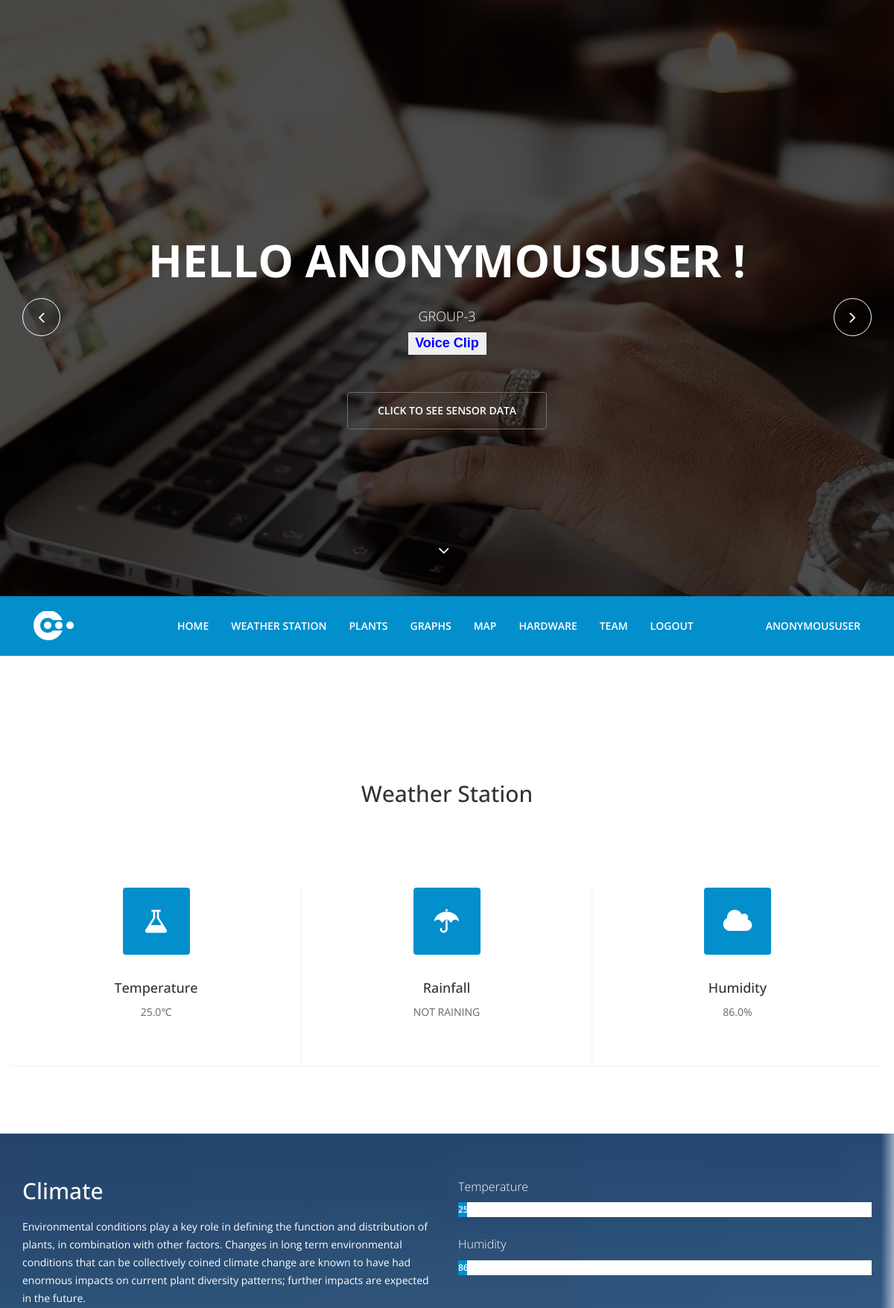
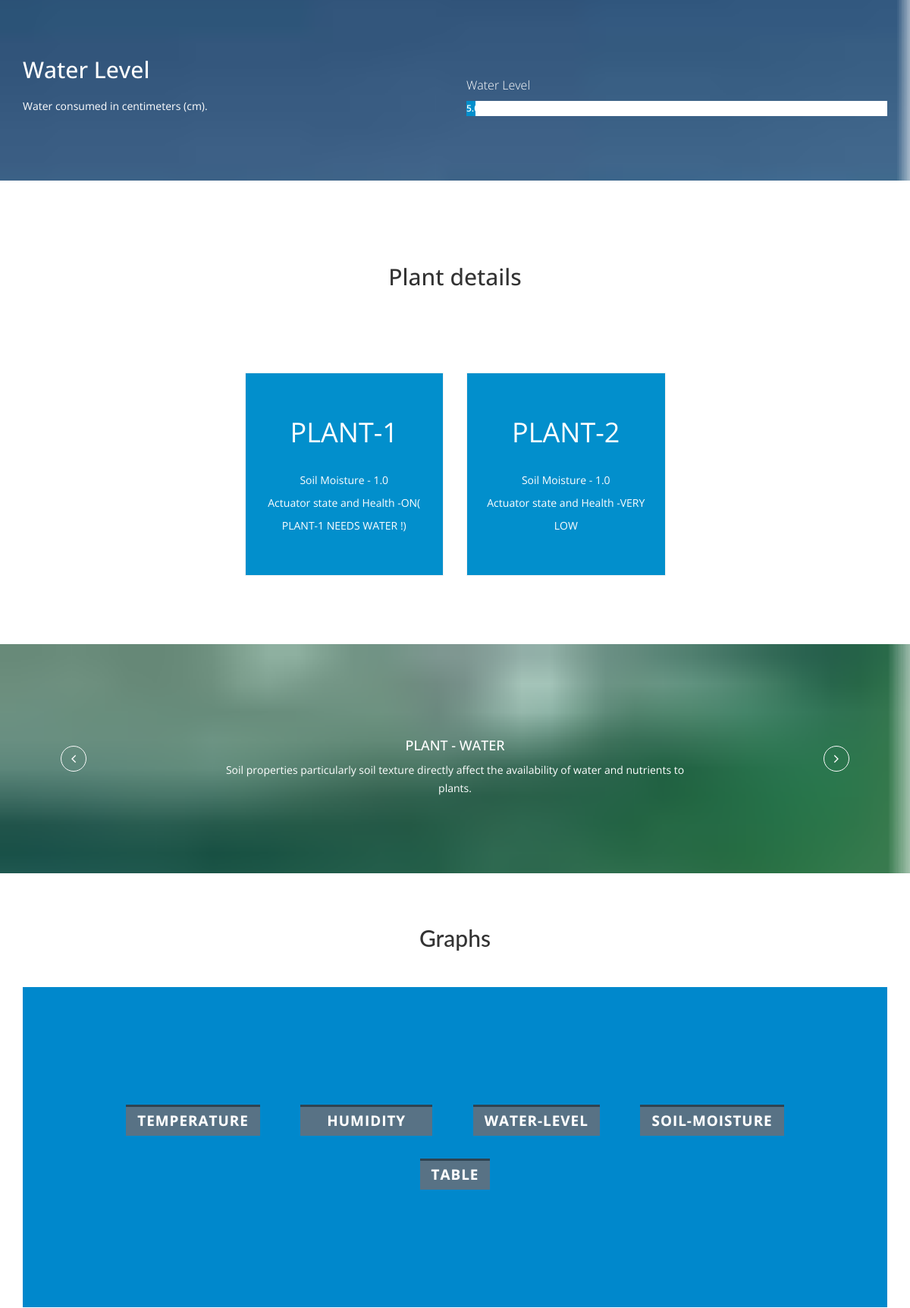
/sensors/display/ (upper part), run on the app's committed database (2 pictures, top to bottom).
### sensors/models.py (models this page shows)
class Sensors(models.Model):
	temperature = models.FloatField(default=0)
	humidity = models.FloatField(default=0)
	plant1_soilmoisture=models.FloatField(default=0)
	plant1_actuatorstate=models.CharField(max_length=50)
	plant2_soilmoisture=models.FloatField(default=0)
	plant2_actuatorstate=models.CharField(max_length=50)
	waterlevel=models.FloatField(default=0)
	rainfall=models.CharField(max_length=50)
	dateAndTime=models.CharField(max_length=255)

### sensors/views.py (the view)
def new_disp(request):
    all_sensors = Sensors.objects.get(pk=Sensors.objects.count())
    return render(request ,'sensors/template/index.html',{'all_sensors':all_sensors,'user':request.user})

### sensors/templates/sensors/template/index.html (shortened to what this page needs)
<!DOCTYPE html>
{% load staticfiles %}
<html lang="en">
<head>
  <link type="text/css" href="{% static 'sensors/css/bootstrap.min.css' %}" rel="stylesheet">
  <link type="text/css" href="{% static 'sensors/css/animate.min.css' %}" rel="stylesheet">
  <link type="text/css" href="{% static 'sensors/css/font-awesome.min.css' %}" rel="stylesheet">
  <link type="text/css" href="{% static 'sensors/css/lightbox.css' %}" rel="stylesheet">
  <link type="text/css" href="{% static 'sensors/css/main.css' %}" rel="stylesheet">
  <link type="text/css" id="css-preset" href="{% static 'sensors/css/presets/preset1.css' %}" rel="stylesheet">
  <link type="text/css" href="{% static 'sensors/css/responsive.css' %}" rel="stylesheet">
</head>
<body>
  <header id="home">
    <div id="home-slider" class="carousel slide carousel-fade" data-ride="carousel">
      <div class="carousel-inner">
        <div class="item active" style="background-image: url({% static 'sensors/images/slider/1.jpg' %})">
          <div class="caption">
	    <h1 class="animated fadeInLeftBig">Hello {{ user }} !</h1>
		<p class="animated fadeInRightBig">GROUP-3</p>
            <p class="animated fadeInRightBig" ><input class="button" id="myButton" onclick='responsiveVoice.speak("Hello {{user}} Welcome to Plant Management   here is your curent plant status   temperaturer is {{all_sensors.temperature}} degrees       humidity is {{all_sensors.humidity}} percentage            water level is {{all_sensors.waterlevel}} centimeter rainfall nil            ");' type='button' value='Voice Clip' /></p>
            <a data-scroll class="btn btn-start animated fadeInUpBig" href="#services">Click to see sensor data</a>
          </div>
        </div>
      </div>
      <a class="left-control" href="#home-slider" data-slide="prev"><i class="fa fa-angle-left"></i></a>
      <a class="right-control" href="#home-slider" data-slide="next"><i class="fa fa-angle-right"></i></a>
      <a id="tohash" href="#services"><i class="fa fa-angle-down"></i></a>
    </div>
    <div class="main-nav">
      <div class="container">
        <div class="navbar-header">
	<a class="navbar-brand" href="index.html">
            <h1><img class="img-responsive" src="{% static 'sensors/images/logo1.png' %}" alt="logo"></h1>
          </a>
        </div>
        <div class="collapse navbar-collapse">
          <ul class="nav navbar-nav navbar-right">
            <li class="scroll"><a href="#home">Home</a></li>
            <li class="scroll"><a href="#services">Weather Station</a></li>
            <li class="scroll"><a href="#pricing">Plants</a></li>
	    <li class="scroll"><a href="#blog">Graphs</a></li>
            <li class="scroll"><a href="#contact">Map</a></li>
            <li class="scroll"><a href="#portfolio">Hardware</a></li>
            <li class="scroll"><a href="#team">Team</a></li>
	    <li class="scroll"><a href="/sensors/home/">Logout</a></li>
	    <li class="scroll" align="right" id="user"><a href="#user">&emsp;&nbsp;&emsp; &emsp;&nbsp;&emsp;{{user}}</a></li>
          </ul>
        </div>
      </div>
    </div>
  </header>
  <br>
  <br>
  <section >
    <div class="container">
      <div class="heading wow fadeInUp" data-wow-duration="1000ms" data-wow-delay="300ms">
        <div class="row">
          <div class="text-center col-sm-8 col-sm-offset-2">
            <h2 >Weather Station</h2>
          </div>
        </div>
      </div>
      <div class="text-center our-services">
        <div class="row">
          <div class="col-sm-4 wow fadeInDown" data-wow-duration="1000ms" data-wow-delay="300ms">
            <div class="service-icon">
              <i class="fa fa-flask"></i>
            </div>
            <div class="service-info">
              <h3>Temperature</h3>
              <p>{{all_sensors.temperature}}&#8451;</p>
            </div>
          </div>
          <div class="col-sm-4 wow fadeInDown" data-wow-duration="1000ms" data-wow-delay="450ms">
            <div class="service-icon">
              <i class="fa fa-umbrella"></i>
            </div>
            <div class="service-info">
              <h3>Rainfall</h3>
              <p>{{all_sensors.rainfall}}</p>
            </div>
          </div>
          <div class="col-sm-4 wow fadeInDown" data-wow-duration="1000ms" data-wow-delay="550ms">
            <div class="service-icon">
              <i class="fa fa-cloud"></i>
            </div>
            <div class="service-info">
              <h3>Humidity</h3>
              <p>{{all_sensors.humidity}}%</p>
            </div>
          </div>
      </div>
    </div>
  </section>
  <section id="about-us" class="parallax">
    <div class="container">
      <div class="row">
        <div class="col-sm-6">
          <div class="about-info wow fadeInUp" data-wow-duration="1000ms" data-wow-delay="300ms">
            <h2>Climate</h2>
            <p>Environmental conditions play a key role in defining the function and distribution of plants, in combination with other factors. Changes in long term environmental conditions that can be collectively coined climate change are known to have had enormous impacts on current plant diversity patterns; further impacts are expected in the future.</p>
          </div>
          <div class="about-info wow fadeInUp" data-wow-duration="1000ms" data-wow-delay="300ms">
            <h2><br><br>Water Level</h2>
            <p>Water consumed in centimeters (cm).</p>
          </div>
        </div>
        <div class="col-sm-6">
          <div class="our-skills wow fadeInDown" data-wow-duration="1000ms" data-wow-delay="300ms">
            <div class="single-skill wow fadeInDown" data-wow-duration="1000ms" data-wow-delay="400ms">
              <p class="lead">Temperature</p>
              <div class="progress">
                <div class="progress-bar progress-bar-primary six-sec-ease-in-out" role="progressbar"  aria-valuetransitiongoal="{{all_sensors.temperature}}">{{all_sensors.temperature}}&#8451;</div>
              </div>
            </div>
            <div class="single-skill wow fadeInDown" data-wow-duration="1000ms" data-wow-delay="300ms">
              <p class="lead">Humidity</p>
              <div class="progress">
                <div class="progress-bar progress-bar-primary six-sec-ease-in-out" role="progressbar"  aria-valuetransitiongoal="{{all_sensors.humidity}}">{{all_sensors.humidity}}%</div>
              </div>
            </div>
            <div> <br> <br><br><br><br> </div>
            <div class="single-skill wow fadeInDown" data-wow-duration="1000ms" data-wow-delay="500ms">
              <p class="lead">Water Level</p>
              <div class="progress">
                <div class="progress-bar progress-bar-primary six-sec-ease-in-out" role="progressbar"  aria-valuetransitiongoal="{{all_sensors.waterlevel}}">{{all_sensors.waterlevel}}cm</div>
              </div>
            </div>
          </div>
        </div>
      </div>
    </div>
  </section>
  <section id="pricing">
    <div class="container">
      <div class="row">
        <div class="heading text-center col-sm-8 col-sm-offset-2 wow fadeInUp" data-wow-duration="1200ms" data-wow-delay="300ms">
          <h2>Plant details</h2>
        </div>
      </div>
      <div class="pricing-table">
        <div class="row">
          <div class="col-sm-3">
          </div>
          <div class="col-sm-3">
            <div class="single-table featured wow flipInY" data-wow-duration="1000ms" data-wow-delay="800ms">
              <div class="price">
                PLANT-1
              </div>
              <ul>
                <li>Soil Moisture - {{all_sensors.plant1_soilmoisture}}</li>
                <li>Actuator state and Health -{{all_sensors.plant1_actuatorstate}}</li>
              </ul>
            </div>
          </div>
          <div class="col-sm-3">
            <div class="single-table featured wow flipInY" data-wow-duration="1000ms" data-wow-delay="800ms">
              <div class="price">
                PLANT-2
              </div>
              <ul>
                <li>Soil Moisture - {{all_sensors.plant2_soilmoisture}}</li>
                <li>Actuator state and Health -{{all_sensors.plant2_actuatorstate}}</li>
              </ul>
            </div>
          </div>
        </div>
      </div>
    </div>
  </section>
  <section id="twitter" class="parallax">
    <div>
      <a class="twitter-left-control" href="#twitter-carousel" role="button" data-slide="prev"><i class="fa fa-angle-left"></i></a>
      <a class="twitter-right-control" href="#twitter-carousel" role="button" data-slide="next"><i class="fa fa-angle-right"></i></a>
      <div class="container">
        <div class="row">
          <div class="col-sm-8 col-sm-offset-2">
            <div class="text-center">
              <h4>PLANT - WATER</h4>
            </div>
            <div id="twitter-carousel" class="carousel slide" data-ride="carousel">
              <div class="carousel-inner">
                <div class="item active wow fadeIn" data-wow-duration="1000ms" data-wow-delay="300ms">
                  <p>Soil properties particularly soil texture directly affect the availability of water and nutrients to plants.</p>
                </div>
              </div>
            </div>
          </div>
        </div>
      </div>
    </div>
  </section>
<div class="container">
			<div class="codrops-top clearfix">
				<a class="codrops-icon codrops-icon-prev" href="http://tympanus.net/Development/3DEffectMobileShowcase/"></a>
				<span class="right"><a class="codrops-icon codrops-icon-drop" href="http://tympanus.net/codrops/?p=16182"></a></span>
			</div>
			<header id="blog">
				<center><h2>Graphs</h2></center>
			</header>
			<section class="color-1">
				<nav class="cl-effect-20">
					<a href="/sensors/display/temperature/" target="_blank"><span data-hover="Show graph"><b>Temperature</b></span></a>
					<a href="/sensors/display/humidity/" target="_blank"><span data-hover="Show graph"><b>&emsp;Humidity&emsp; </b></span></a>
					<a href="/sensors/display/waterlevel/" target="_blank"><span data-hover="Show graph"><b>Water-level</b></span></a>
					<a href="/sensors/display/soilmoisture/" target="_blank"><span data-hover="Show graph"><b>Soil-moisture</b></span></a>
					<a href="/sensors/display/table/" target="_blank"><span data-hover="Show"><b>Table</b></span></a>
				</nav>
			</section>
		</div>
</body>
</html>

### sensors/templates/sensors/template/index.html (style rules this page uses)
article,aside,details,figcaption,figure,footer,header,hgroup,main,nav,section,summary { display:block; }
html { font-family:sans-serif;-ms-text-size-adjust:100%;-webkit-text-size-adjust:100%; }
body { margin:0; }
h1 { font-size:2em;margin:0.67em 0; }
b,strong { font-weight:bold; }
img { border:0; }
button,input,select,textarea { font-family:inherit;font-size:100%;margin:0; }
button,input { line-height:normal; }
button,html input[type="button"],input[type="reset"],input[type="submit"] { -webkit-appearance:button;cursor:pointer; }
*, *:after, *::before { -webkit-box-sizing: border-box; -moz-box-sizing: border-box; box-sizing: border-box; }
body { font-family: 'Raleway', sans-serif; }
nav a { position: relative; display: inline-block; margin: 15px 25px; outline: none; color: #fff; text-decoration: none; text-transform: uppercase; letter-spacing: 1px; font-weight: 400; text-shadow: 0 0 1px rgba(255,255,255,0.3); font-size: 1.35em; }
.cl-effect-20 a { line-height: 2em; -webkit-perspective: 800px; -moz-perspective: 800px; perspective: 800px; }
.cl-effect-20 a span { position: relative; display: inline-block; padding: 3px 15px 0; background: #587285; box-shadow: inset 0 3px #2f4351; -webkit-transition: background 0.6s; -moz-transition: background 0.6s; transition: background 0.6s; -webkit-transform-origin: 50% 0; -moz-transform-origin: 50% 0; transform-origin: 50% 0; -webkit-transform-style: preserve-3d; -moz-transform-style: preserve-3d; transform-style: preserve-3d; -webkit-transform-origin: 0% 50%; -moz-transform-origin: 0% 50%; transform-origin: 0% 50%; }
.cl-effect-20 a span::before { position: absolute; top: 0; left: 0; width: 100%; height: 100%; background: #006699; color: #ffffff; content: attr(data-hover); -webkit-transform: rotateX(270deg); -moz-transform: rotateX(270deg); transform: rotateX(270deg); -webkit-transition: -webkit-transform 0.6s; -moz-transition: -moz-transform 0.6s; transition: transform 0.6s; -webkit-transform-origin: 0 0; -moz-transform-origin: 0 0; transform-origin: 0 0; pointer-events: none; }
.container > header, .codrops-top { font-family: 'Lato', Arial, sans-serif; }
.container > header { margin: 0 auto; padding: 2em; text-align: center; color: #89867e; }
.codrops-top { background: #fff; background: rgba(255, 255, 255, 0.6); text-transform: uppercase; width: 100%; font-size: 0.69em; line-height: 2.2; }
.codrops-top a { text-decoration: none; padding: 0 1em; letter-spacing: 0.1em; color: #888; display: inline-block; }
.codrops-top span.right { float: right; }
.codrops-top span.right a { float: left; display: block; }
.codrops-icon:before { font-family: 'codropsicons'; margin: 0 4px; speak: none; font-style: normal; font-weight: normal; font-variant: normal; text-transform: none; line-height: 1; -webkit-font-smoothing: antialiased; }
.codrops-icon-drop:before { content: "\e001"; }
.codrops-icon-prev:before { content: "\e004"; }
.container > section { margin: 0 auto; padding: 10em 3em; text-align: center; }
.color-1 { background: #0088cc; }
.button { width:105px; height: 30px; background-image:url('tiny_.gif'); line-height: 20px; padding-bottom: 2px; vertical-align: middle; font-family: "Lucida Grande", Geneva, Verdana, Arial, Helvetica, sans-serif; font-size: 18px; font-weight: bold; text-transform: none; border:1px solid transparent; color:blue; }

### data on the page
Sensors: temperature "25.0", rainfall "NOT RAINING", humidity "86.0", waterlevel "5.0", plant1_soilmoisture "1.0", plant1_actuatorstate "ON( PLANT-1 NEEDS WATER !)", plant2_soilmoisture "1.0", plant2_actuatorstate "VERY LOW"

### other printed values
{{ user }} "ANONYMOUSUSER"
